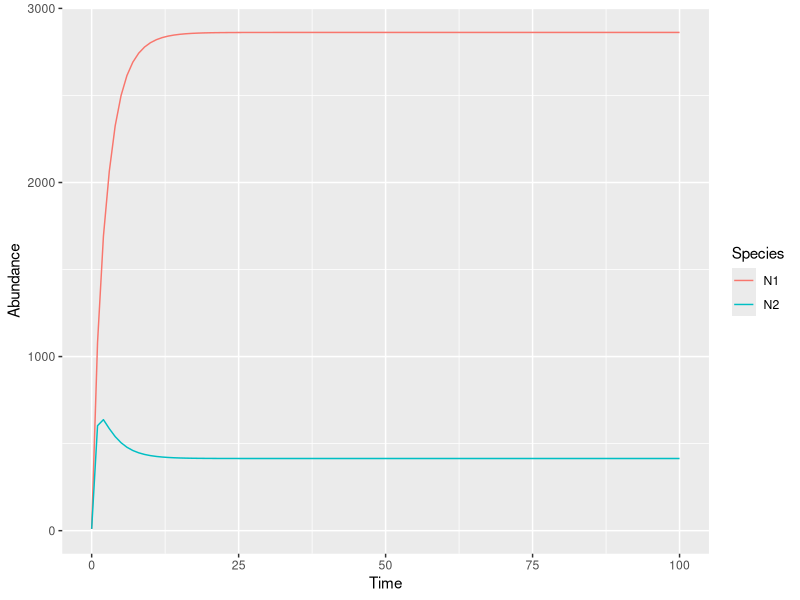
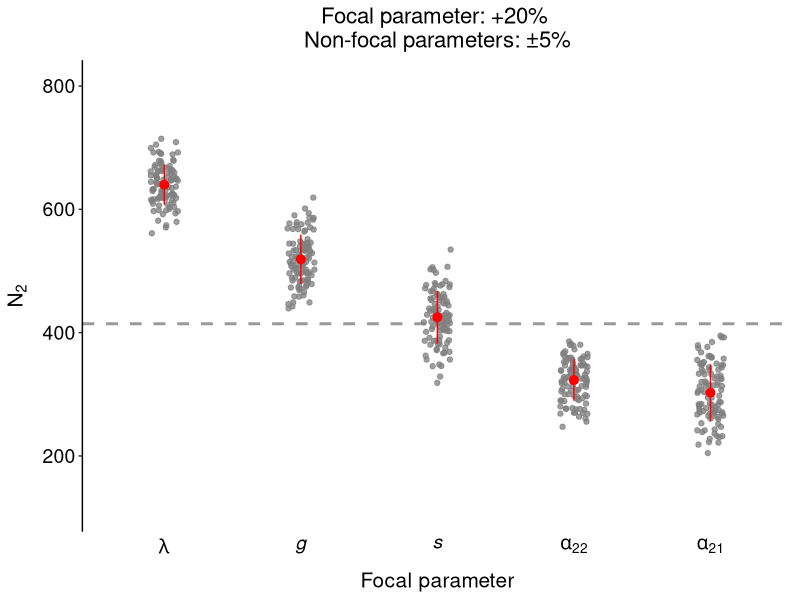
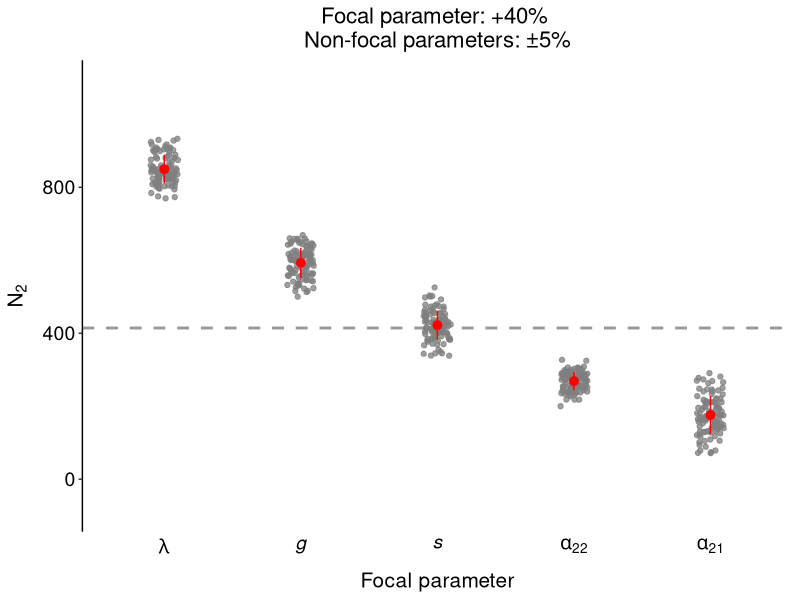
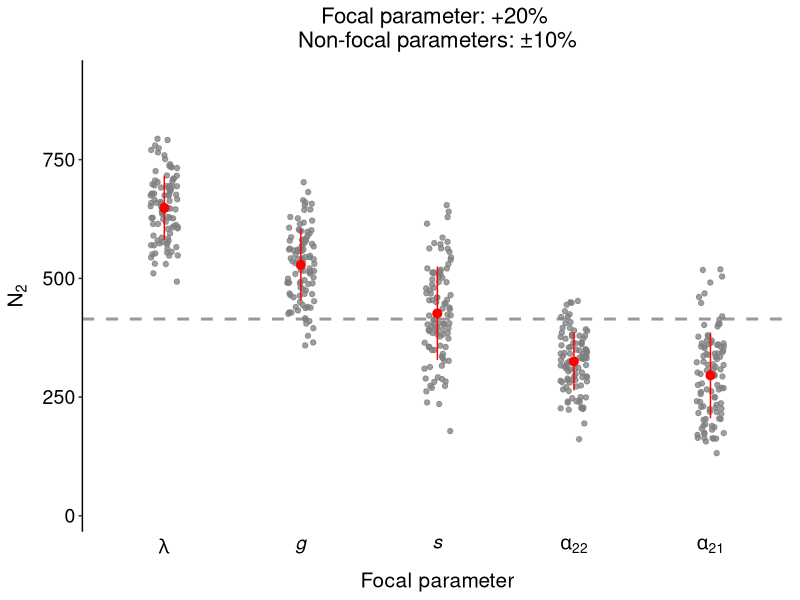
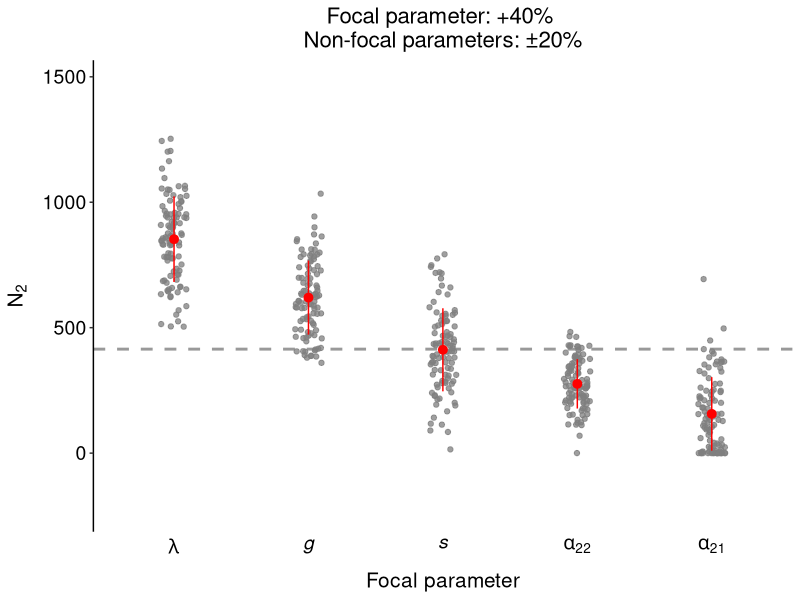
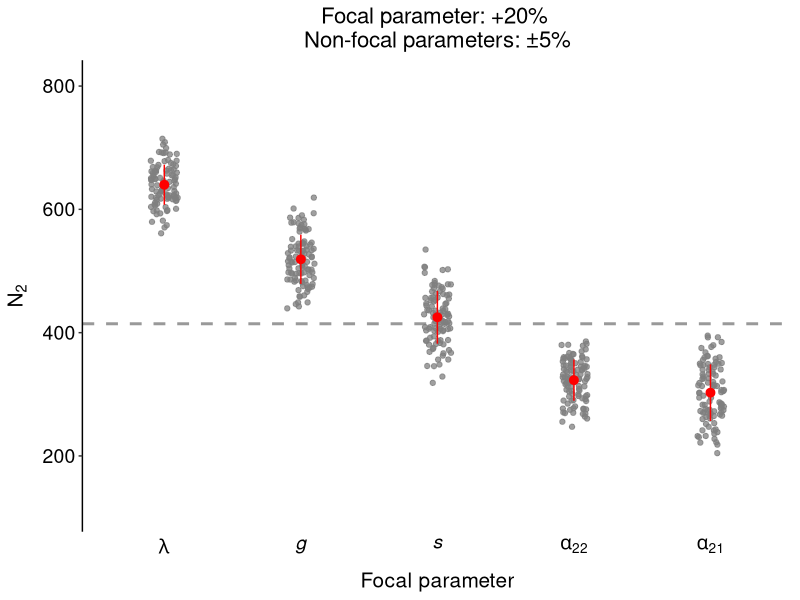
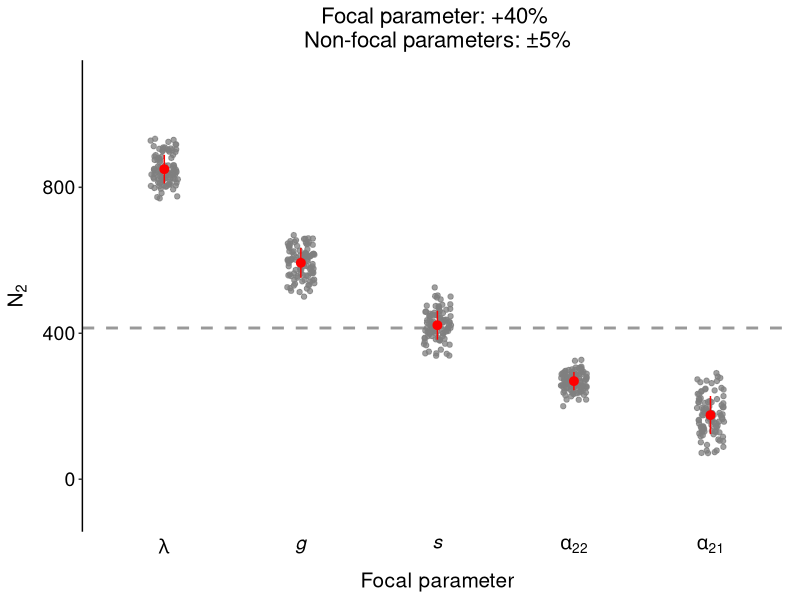
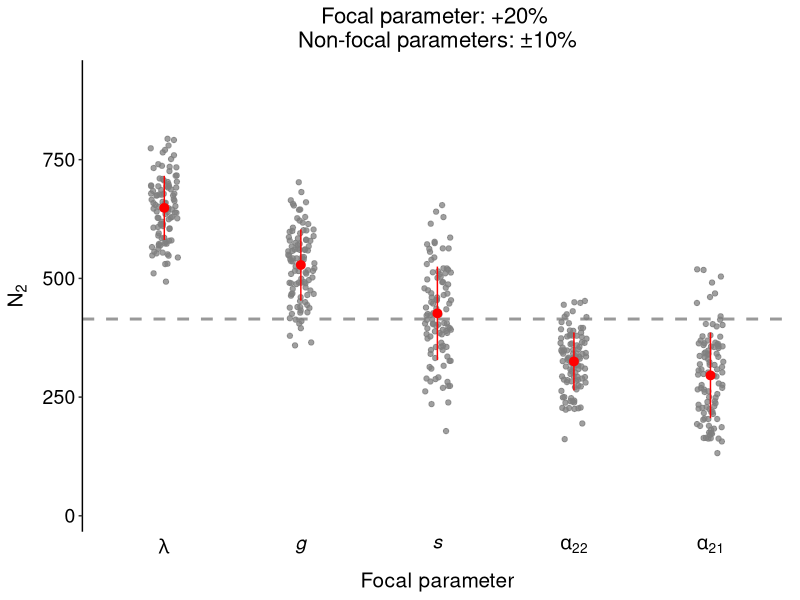

The R script that drew these images, in order:
########################################################################################################################
#### Code to simulate Beverton-Holt annual plant model with seed bank
#### 2022.02.08 
########################################################################################################################



########################################################################################################################
#### Set working directory and load data files
library("tidyverse")



########################################################################################################################
#### Simulation function
BevertonHolt <- function(frame, parameters){
  
  Nsim = parameters$N
  Gsim = parameters$g
  Ssim = parameters$s
  Lsim = parameters$lambda
  Asim = parameters$A
  
  for(t in 2:dim(frame)[1]){
    x = frame[t-1, 2:(Nsim+1)]
    frame[t, 2:(Nsim+1)] = (1 - Gsim) * Ssim * x + Gsim * x * (Lsim / (1 + Asim %*% (Gsim * x)))
  }
  return(frame)
}



# ############################################################################################################################ Parameter setup
# #### Parameterize model (multiple species)
# # Number of species
# N = 5
# 
# # Seed germination rate
# g = rep(1, N)
# 
# # Survival rate of ungerminated seeds
# s = rep(0, N)
# 
# # Fecundity
# lambda = c(50, 50, 50, 50, 50)
# 
# # Interaction matrix
# A = matrix(c(1.0, 0.4, 0.5, 0.1, 0.5, 
#              0.3, 1.0, 0.2, 0.6, 0.5, 
#              0.5, 0.5, 1.0, 0.4, 0.5, 
#              0.5, 0.5, 0.3, 1.0, 0.5, 
#              0.1, 0.2, 0.3, 0.5, 1.0), N, N, byrow = TRUE)



############################################################################################################################ Parameter setup
#### Parameterize model (The coexist-pair FE-HO from Van Dyke et al., 2022, Nature)
#### N1 = FE (more abundant) & N2 = HO (less abundant)
# Number of species
N <- 2

# Seed germination rate
g <- c(0.752273, 0.666667)

# Survival rate of ungerminated seeds
s <- c(0.133750, 0.045000)

# Fecundity
lambda <- c(2129.949613, 736.667018)

# Interaction matrix
A <- matrix(c(0.588199, 1.410938,
              0.109412, 0.948399), N, N, byrow = TRUE)



########################################################################################################################
#### Simulation properties setup
# Aggregate parameters
parms <- list(N = N, 
              g = g, 
              s = s, 
              lambda = lambda, 
              A = A)

# Run time
Time <- 100

# Output matrix
out <- matrix(c(c(0:Time), rep(0, N*(Time+1))), (Time+1), N+1, byrow = F)
colnames(out) <- c("Time", paste("N", c(1:N), sep = ""))

# Initial density
out[1, 2:(N+1)] <- rep(10, N)



########################################################################################################################
#### Run simulation
out <- BevertonHolt(out, parms)



# ########################################################################################################################
# #### Solve analytically (only works when coexistence is possible)
# b <- ((lambda * g)/(1 - (1 - g) * s)) - 1
# equilibrium <- data.frame(Time = rep(T, N), 
#                           Species = paste("N", c(1:N), sep=""), 
#                           Abundance = (solve(A, b) / g))



########################################################################################################################
#### Compile data and plot simulation time series
data <- as.data.frame(out) %>% 
  gather(Species, Abundance, -Time)

ggplot(data, aes(x = Time, y = Abundance, color = Species)) + 
  geom_line() 

# #### Relative abundance
# out %>% 
#   as.data.frame() %>%
#   mutate(RA.N2 = N2 / (N1 + N2)) %>%
#   ggplot(aes(x = Time, y = RA.N2)) + 
#   geom_line()


################################################################################
################################################################################
################################################################################
### Sensitivity analysis of parameters in Beverton-Holt model ##################
set.seed(123)

### A function for performing sensitivity analysis of parameters in the BH model
### Arguments:
### pchange_focal_par: percentage of increase in the focal parameter
### pchange_focal_par: percentage of increase/decrease in the non-focal parameter(s)
### n_generation: number of generation in each simulation
### n_sim: number of simulations for the analysis of each parameter
BH_sensitivity_one_par <- function(pchange_focal_par = 20, 
                                   pchange_nonfocal_par = 5,
                                   n_generation = 100,
                                   n_sim = 100){
  
  ### Beverton-Holt model 
  BevertonHolt <- function(frame, parameters){
    
    Nsim = parameters$N
    Gsim = parameters$g
    Ssim = parameters$s
    Lsim = parameters$lambda
    Asim = parameters$A
    
    for(t in 2:dim(frame)[1]){
      x = frame[t-1, 2:(Nsim+1)]
      frame[t, 2:(Nsim+1)] = (1 - Gsim) * Ssim * x + Gsim * x * (Lsim / (1 + Asim %*% (Gsim * x)))
    }
    return(frame)
  }
  
  ### Default parameters (coexistence)
  # (1) Number of species
  N <- 2
  
  # (2) Seed germination rate
  g <- c(0.752273, 0.666667)
  
  # (3) Survival rate of ungerminated seeds
  s <- c(0.133750, 0.045000)
  
  # (4) Fecundity
  lambda <- c(2129.949613, 736.667018)
  
  # (5) Interaction matrix
  A <- matrix(c(0.588199, 1.410938,
                0.109412, 0.948399), N, N, byrow = TRUE)
  
  parms <- list(N = N, 
                g = g, 
                s = s, 
                lambda = lambda, 
                A = A)
  
  # Number of generations
  Time <- n_generation
  
  # A matrix to store the outputs
  out_mat <- matrix(c(c(0:Time), rep(0, N*(Time+1))), (Time+1), N+1, byrow = F)
  colnames(out_mat) <- c("Time", paste("N", c(1:N), sep = ""))
  
  # Initial abundance
  out_mat[1, 2:(N+1)] <- rep(10, N)
  
  # Model outputs
  out_mat <- BevertonHolt(out_mat, parms)
  
  # Extract the abundance in the last generation
  N2_equl_default <- out_mat[Time, N+1]
  
  
  ################################################################
  ### Sensitivity analysis of a single parameter #################
  ### Fix the parameters of N1 and change the parameters of N2 ###
  
  ### 1. Sensitivity of g
  g_sens <- sapply(1:n_sim, function(x){
    
    # New parameters
    g_temp <- c(g[1], g[2]*(1 + pchange_focal_par/100))
    s_temp <- c(s[1], s[2]*(1 + runif(n = 1, min = -pchange_nonfocal_par, max = pchange_nonfocal_par)/100))
    lambda_temp <- c(lambda[1], lambda[2]*(1 + runif(n = 1, min = -pchange_nonfocal_par, max = pchange_nonfocal_par)/100))
    A_temp <- matrix(c(A[1, 1], A[1, 2], 
                       A[2, 1]*(1 + runif(n = 1, min = -pchange_nonfocal_par, max = pchange_nonfocal_par)/100), 
                       A[2, 2]*(1 + runif(n = 1, min = -pchange_nonfocal_par, max = pchange_nonfocal_par)/100)), 
                     N, N, byrow = TRUE)
    
    parms_temp <- list(N = N, 
                       g = g_temp, 
                       s = s_temp, 
                       lambda = lambda_temp, 
                       A = A_temp)
    
    # Number of generations
    Time <- n_generation
    
    # A matrix to store the outputs
    out_mat <- matrix(c(c(0:Time), rep(0, N*(Time+1))), (Time+1), N+1, byrow = F)
    colnames(out_mat) <- c("Time", paste("N", c(1:N), sep = ""))
    
    # Initial abundance
    out_mat[1, 2:(N+1)] <- rep(10, N)
    
    # Model outputs
    out_mat <- BevertonHolt(out_mat, parms_temp)
    
    # Extract the abundance in the last generation
    out_mat[Time, N+1]
    
  })

  ### 2. Sensitivity of s
  s_sens <- sapply(1:n_sim, function(x){
    
    # New parameters
    g_temp <- c(g[1], g[2]*(1 + runif(n = 1, min = -pchange_nonfocal_par, max = pchange_nonfocal_par)/100))
    s_temp <- c(s[1], s[2]*(1 + pchange_focal_par/100))
    lambda_temp <- c(lambda[1], lambda[2]*(1 + runif(n = 1, min = -pchange_nonfocal_par, max = pchange_nonfocal_par)/100))
    A_temp <- matrix(c(A[1, 1], A[1, 2], 
                       A[2, 1]*(1 + runif(n = 1, min = -pchange_nonfocal_par, max = pchange_nonfocal_par)/100), 
                       A[2, 2]*(1 + runif(n = 1, min = -pchange_nonfocal_par, max = pchange_nonfocal_par)/100)), 
                     N, N, byrow = TRUE)
    
    parms_temp <- list(N = N, 
                       g = g_temp, 
                       s = s_temp, 
                       lambda = lambda_temp, 
                       A = A_temp)
    
    # Number of generations
    Time <- n_generation
    
    # A matrix to store the outputs
    out_mat <- matrix(c(c(0:Time), rep(0, N*(Time+1))), (Time+1), N+1, byrow = F)
    colnames(out_mat) <- c("Time", paste("N", c(1:N), sep = ""))
    
    # Initial abundance
    out_mat[1, 2:(N+1)] <- rep(10, N)
    
    # Model outputs
    out_mat <- BevertonHolt(out_mat, parms_temp)
    
    # Extract the abundance in the last generation
    out_mat[Time, N+1]
    
  })
  
  ### 3. Sensitivity of lambda
  lambda_sens <- sapply(1:n_sim, function(x){
    
    # New parameters
    g_temp <- c(g[1], g[2]*(1 + runif(n = 1, min = -pchange_nonfocal_par, max = pchange_nonfocal_par)/100))
    s_temp <- c(s[1], s[2]*(1 + runif(n = 1, min = -pchange_nonfocal_par, max = pchange_nonfocal_par)/100))
    lambda_temp <- c(lambda[1], lambda[2]*(1 + pchange_focal_par/100))
    A_temp <- matrix(c(A[1, 1], A[1, 2], 
                       A[2, 1]*(1 + runif(n = 1, min = -pchange_nonfocal_par, max = pchange_nonfocal_par)/100), 
                       A[2, 2]*(1 + runif(n = 1, min = -pchange_nonfocal_par, max = pchange_nonfocal_par)/100)), 
                     N, N, byrow = TRUE)
    
    parms_temp <- list(N = N, 
                       g = g_temp, 
                       s = s_temp, 
                       lambda = lambda_temp, 
                       A = A_temp)
    
    # Number of generations
    Time <- n_generation
    
    # A matrix to store the outputs
    out_mat <- matrix(c(c(0:Time), rep(0, N*(Time+1))), (Time+1), N+1, byrow = F)
    colnames(out_mat) <- c("Time", paste("N", c(1:N), sep = ""))
    
    # Initial abundance
    out_mat[1, 2:(N+1)] <- rep(10, N)
    
    # Model outputs
    out_mat <- BevertonHolt(out_mat, parms_temp)
    
    # Extract the abundance in the last generation
    out_mat[Time, N+1]
    
  })
  
  ### 4. Sensitivity of A_21
  A_21_sens <- sapply(1:n_sim, function(x){
    
    # New parameters
    g_temp <- c(g[1], g[2]*(1 + runif(n = 1, min = -pchange_nonfocal_par, max = pchange_nonfocal_par)/100))
    s_temp <- c(s[1], s[2]*(1 + runif(n = 1, min = -pchange_nonfocal_par, max = pchange_nonfocal_par)/100))
    lambda_temp <- c(lambda[1], lambda[2]*(1 + runif(n = 1, min = -pchange_nonfocal_par, max = pchange_nonfocal_par)/100))
    A_temp <- matrix(c(A[1, 1], A[1, 2], 
                       A[2, 1]*(1 + pchange_focal_par/100), 
                       A[2, 2]*(1 + runif(n = 1, min = -pchange_nonfocal_par, max = pchange_nonfocal_par)/100)), 
                     N, N, byrow = TRUE)
    
    parms_temp <- list(N = N, 
                       g = g_temp, 
                       s = s_temp, 
                       lambda = lambda_temp, 
                       A = A_temp)
    
    # Number of generations
    Time <- n_generation
    
    # A matrix to store the outputs
    out_mat <- matrix(c(c(0:Time), rep(0, N*(Time+1))), (Time+1), N+1, byrow = F)
    colnames(out_mat) <- c("Time", paste("N", c(1:N), sep = ""))
    
    # Initial abundance
    out_mat[1, 2:(N+1)] <- rep(10, N)
    
    # Model outputs
    out_mat <- BevertonHolt(out_mat, parms_temp)
    
    # Extract the abundance in the last generation
    out_mat[Time, N+1]
    
  })
  
  ### 4. Sensitivity of A_21
  A_22_sens <- sapply(1:n_sim, function(x){
    
    # New parameters
    g_temp <- c(g[1], g[2]*(1 + runif(n = 1, min = -pchange_nonfocal_par, max = pchange_nonfocal_par)/100))
    s_temp <- c(s[1], s[2]*(1 + runif(n = 1, min = -pchange_nonfocal_par, max = pchange_nonfocal_par)/100))
    lambda_temp <- c(lambda[1], lambda[2]*(1 + runif(n = 1, min = -pchange_nonfocal_par, max = pchange_nonfocal_par)/100))
    A_temp <- matrix(c(A[1, 1], A[1, 2], 
                       A[2, 1]*(1 + runif(n = 1, min = -pchange_nonfocal_par, max = pchange_nonfocal_par)/100), 
                       A[2, 2]*(1 + pchange_focal_par/100)), 
                     N, N, byrow = TRUE)
    
    parms_temp <- list(N = N, 
                       g = g_temp, 
                       s = s_temp, 
                       lambda = lambda_temp, 
                       A = A_temp)
    
    # Number of generations
    Time <- n_generation
    
    # A matrix to store the outputs
    out_mat <- matrix(c(c(0:Time), rep(0, N*(Time+1))), (Time+1), N+1, byrow = F)
    colnames(out_mat) <- c("Time", paste("N", c(1:N), sep = ""))
    
    # Initial abundance
    out_mat[1, 2:(N+1)] <- rep(10, N)
    
    # Model outputs
    out_mat <- BevertonHolt(out_mat, parms_temp)
    
    # Extract the abundance in the last generation
    out_mat[Time, N+1]
    
  })
  
  ### Combine all the simulation results
  pars_sens_df <- data.frame(parameter = rep(c("g", "s", "lambda", "A_21", "A_22"), each = n_sim), 
                             N2_eql = c(g_sens, s_sens, lambda_sens, A_21_sens, A_22_sens))
  
  return(list(N2_equl_default = N2_equl_default, 
              pars_sens_df = pars_sens_df))
  
}


### A function for visualizing the simulation results
### Arguments:
### dat: outputs returned by BH_sensitivity_one_par()
### pchange_focal_par: percentage of increase in the focal parameter passed to BH_sensitivity_one_par()
### pchange_nonfocal_par: percentage of increase/decrease in the non-focal parameter(s) passed to BH_sensitivity_one_par()
plot_sim_one_par <- function(dat, pchange_focal_par, pchange_nonfocal_par){
  
  # Arrange the parameters by the average N2 abundance of the simulations
  pars_order <- dat$pars_sens_df %>% 
    group_by(parameter) %>% 
    summarise(mean = mean(N2_eql)) %>% 
    mutate(No = 1:5) %>% 
    arrange(desc(mean))
  
  # Reorder the parameter levels for plotting
  dat$pars_sens_df <- dat$pars_sens_df %>% 
    mutate(parameter = factor(parameter, level = pars_order$parameter, ordered = T))
  
  # A vector of x-axis labels
  x_labels <- c(expression(italic(alpha[21])),
                expression(italic(alpha[22])),
                expression(italic(g)),
                expression(italic(lambda)),
                expression(italic(s)))
  
  # Plot
  ggplot(data = dat$pars_sens_df) + 
    geom_hline(yintercept = dat$N2_equl_default, color = "grey60", linetype = "dashed", size = 1) + 
    geom_point(aes(x = parameter, y = N2_eql), position = position_jitter(width = 0.1), 
               color = "grey50", alpha = 0.75) + 
    stat_summary(aes(x = parameter, y = N2_eql), fun.y = mean,
                 fun.ymin = function(x) mean(x) - sd(x), 
                 fun.ymax = function(x) mean(x) + sd(x), 
                 geom = "pointrange", color = "red") + 
    labs(x = "Focal parameter", y = expression(N[2]), 
         title = glue::glue("Focal parameter: +{pchange_focal_par}% \n Non-focal parameters: ±{pchange_nonfocal_par}%")) +
    scale_x_discrete(labels = x_labels[pars_order$No]) + 
    scale_y_continuous(expand = c(0.25, 0)) + 
    theme_classic() + 
    theme(axis.line.x = element_blank(),
          axis.ticks.x = element_blank(),
          axis.text = element_text(color = "black", size = 14),
          plot.title = element_text(hjust = 0.5, size = 16),
          axis.title.x = element_text(size = 15, margin = margin(t = 10)),
          axis.title.y = element_text(size = 15, margin = margin(r = 8)))
}

### Visualize the simulation results 
BH_sens_20_5 <- BH_sensitivity_one_par(pchange_focal_par = 20, 
                                       pchange_nonfocal_par = 5,
                                       n_generation = 100,
                                       n_sim = 100)
BH_sens_40_5 <- BH_sensitivity_one_par(pchange_focal_par = 40, 
                                       pchange_nonfocal_par = 5,
                                       n_generation = 100,
                                       n_sim = 100)
BH_sens_20_10 <- BH_sensitivity_one_par(pchange_focal_par = 20, 
                                       pchange_nonfocal_par = 10,
                                       n_generation = 100,
                                       n_sim = 100)
BH_sens_40_20 <- BH_sensitivity_one_par(pchange_focal_par = 40, 
                                       pchange_nonfocal_par = 20,
                                       n_generation = 100,
                                       n_sim = 100)

plot_sim_one_par(dat = BH_sens_20_5,
                 pchange_focal_par = 20, 
                 pchange_nonfocal_par = 5)
ggsave("./Outputs/pars_sens_plot_20_5.tiff", width = 5, height = 4, dpi = 600, device = "tiff")

plot_sim_one_par(dat = BH_sens_40_5,
                 pchange_focal_par = 40, 
                 pchange_nonfocal_par = 5)
ggsave("./Outputs/pars_sens_plot_40_5.tiff", width = 5, height = 4, dpi = 600, device = "tiff")

plot_sim_one_par(dat = BH_sens_20_10,
                 pchange_focal_par = 20, 
                 pchange_nonfocal_par = 10)
ggsave("./Outputs/pars_sens_plot_20_10.tiff", width = 5, height = 4, dpi = 600, device = "tiff")

plot_sim_one_par(dat = BH_sens_40_20,
                 pchange_focal_par = 40, 
                 pchange_nonfocal_par = 20)
ggsave("./Outputs/pars_sens_plot_40_20.tiff", width = 5, height = 4, dpi = 600, device = "tiff")



